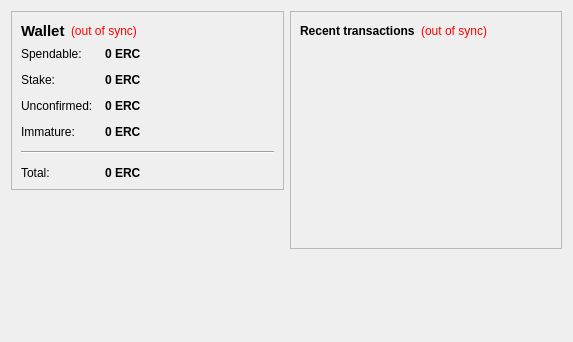
<?xml version="1.0" encoding="UTF-8"?>
<ui version="4.0">
 <class>OverviewPage</class>
 <widget class="QWidget" name="OverviewPage">
  <property name="geometry">
   <rect>
    <x>0</x>
    <y>0</y>
    <width>573</width>
    <height>342</height>
   </rect>
  </property>
  <property name="windowTitle">
   <string>Form</string>
  </property>
  <layout class="QHBoxLayout" name="horizontalLayout" stretch="1,1">
   <item>
    <layout class="QVBoxLayout" name="verticalLayout_2">
     <item>
      <widget class="QFrame" name="frame">
       <property name="frameShape">
        <enum>QFrame::StyledPanel</enum>
       </property>
       <property name="frameShadow">
        <enum>QFrame::Raised</enum>
       </property>
       <layout class="QVBoxLayout" name="verticalLayout_4">
        <item>
         <layout class="QHBoxLayout" name="horizontalLayout_4">
          <item>
           <widget class="QLabel" name="label_5">
            <property name="font">
             <font>
              <pointsize>11</pointsize>
              <weight>75</weight>
              <bold>true</bold>
             </font>
            </property>
            <property name="text">
             <string>Wallet</string>
            </property>
           </widget>
          </item>
          <item>
           <widget class="QLabel" name="labelWalletStatus">
            <property name="toolTip">
             <string>The displayed information may be out of date. Your wallet automatically synchronizes with the Bitnote network after a connection is established, but this process has not completed yet.</string>
            </property>
            <property name="styleSheet">
             <string notr="true">QLabel { color: red; }</string>
            </property>
            <property name="text">
             <string notr="true">(out of sync)</string>
            </property>
            <property name="alignment">
             <set>Qt::AlignLeading|Qt::AlignLeft|Qt::AlignVCenter</set>
            </property>
           </widget>
          </item>
          <item>
           <spacer name="horizontalSpacer_2">
            <property name="orientation">
             <enum>Qt::Horizontal</enum>
            </property>
            <property name="sizeHint" stdset="0">
             <size>
              <width>40</width>
              <height>20</height>
             </size>
            </property>
           </spacer>
          </item>
         </layout>
        </item>
        <item>
         <layout class="QFormLayout" name="formLayout_2">
          <property name="fieldGrowthPolicy">
           <enum>QFormLayout::AllNonFixedFieldsGrow</enum>
          </property>
          <property name="horizontalSpacing">
           <number>12</number>
          </property>
          <property name="verticalSpacing">
           <number>12</number>
          </property>
          <item row="0" column="0">
           <widget class="QLabel" name="label">
            <property name="text">
             <string>Spendable:</string>
            </property>
           </widget>
          </item>
          <item row="0" column="1">
           <widget class="QLabel" name="labelBalance">
            <property name="font">
             <font>
              <weight>75</weight>
              <bold>true</bold>
             </font>
            </property>
            <property name="cursor">
             <cursorShape>IBeamCursor</cursorShape>
            </property>
            <property name="toolTip">
             <string>Your current spendable balance</string>
            </property>
            <property name="text">
             <string notr="true">0 ERC</string>
            </property>
            <property name="textInteractionFlags">
             <set>Qt::LinksAccessibleByMouse|Qt::TextSelectableByKeyboard|Qt::TextSelectableByMouse</set>
            </property>
           </widget>
          </item>
          <item row="1" column="0">
           <widget class="QLabel" name="label_6">
            <property name="text">
             <string>Stake:</string>
            </property>
           </widget>
          </item>
          <item row="1" column="1">
           <widget class="QLabel" name="labelStake">
            <property name="font">
             <font>
              <weight>75</weight>
              <bold>true</bold>
             </font>
            </property>
            <property name="cursor">
             <cursorShape>IBeamCursor</cursorShape>
            </property>
            <property name="toolTip">
             <string>Total of coins that was staked, and do not yet count toward the current balance</string>
            </property>
            <property name="text">
             <string notr="true">0 ERC</string>
            </property>
            <property name="textInteractionFlags">
             <set>Qt::LinksAccessibleByMouse|Qt::TextSelectableByKeyboard|Qt::TextSelectableByMouse</set>
            </property>
           </widget>
          </item>
          <item row="2" column="0">
           <widget class="QLabel" name="label_3">
            <property name="text">
             <string>Unconfirmed:</string>
            </property>
           </widget>
          </item>
          <item row="2" column="1">
           <widget class="QLabel" name="labelUnconfirmed">
            <property name="font">
             <font>
              <weight>75</weight>
              <bold>true</bold>
             </font>
            </property>
            <property name="cursor">
             <cursorShape>IBeamCursor</cursorShape>
            </property>
            <property name="toolTip">
             <string>Total of transactions that have yet to be confirmed, and do not yet count toward the current balance</string>
            </property>
            <property name="text">
             <string notr="true">0 ERC</string>
            </property>
            <property name="textInteractionFlags">
             <set>Qt::LinksAccessibleByMouse|Qt::TextSelectableByKeyboard|Qt::TextSelectableByMouse</set>
            </property>
           </widget>
          </item>
          <item row="3" column="0">
           <widget class="QLabel" name="labelImmatureText">
            <property name="text">
             <string>Immature:</string>
            </property>
           </widget>
          </item>
          <item row="3" column="1">
           <widget class="QLabel" name="labelImmature">
            <property name="font">
             <font>
              <weight>75</weight>
              <bold>true</bold>
             </font>
            </property>
            <property name="toolTip">
             <string>Mined balance that has not yet matured</string>
            </property>
            <property name="text">
             <string notr="true">0 ERC</string>
            </property>
            <property name="textInteractionFlags">
             <set>Qt::LinksAccessibleByMouse|Qt::TextSelectableByKeyboard|Qt::TextSelectableByMouse</set>
            </property>
           </widget>
          </item>
          <item row="4" column="0" colspan="2">
           <widget class="Line" name="line">
            <property name="orientation">
             <enum>Qt::Horizontal</enum>
            </property>
           </widget>
          </item>
          <item row="5" column="0">
           <widget class="QLabel" name="labelTotalText">
            <property name="text">
             <string>Total:</string>
            </property>
           </widget>
          </item>
          <item row="5" column="1">
           <widget class="QLabel" name="labelTotal">
            <property name="font">
             <font>
              <weight>75</weight>
              <bold>true</bold>
             </font>
            </property>
            <property name="cursor">
             <cursorShape>IBeamCursor</cursorShape>
            </property>
            <property name="toolTip">
             <string>Your current total balance</string>
            </property>
            <property name="text">
             <string notr="true">0 ERC</string>
            </property>
            <property name="textInteractionFlags">
             <set>Qt::LinksAccessibleByMouse|Qt::TextSelectableByKeyboard|Qt::TextSelectableByMouse</set>
            </property>
           </widget>
          </item>
         </layout>
        </item>
       </layout>
      </widget>
     </item>
     <item>
      <spacer name="verticalSpacer_3">
       <property name="orientation">
        <enum>Qt::Vertical</enum>
       </property>
       <property name="sizeHint" stdset="0">
        <size>
         <width>20</width>
         <height>40</height>
        </size>
       </property>
      </spacer>
     </item>
     <item>
      <widget class="QLabel" name="label_2">
       <property name="text">
        <string/>
       </property>
       <property name="pixmap">
        <pixmap resource="../bitcoin.qrc">:/images/backg</pixmap>
       </property>
       <property name="scaledContents">
        <bool>false</bool>
       </property>
       <property name="alignment">
        <set>Qt::AlignCenter</set>
       </property>
      </widget>
     </item>
     <item>
      <spacer name="verticalSpacer">
       <property name="orientation">
        <enum>Qt::Vertical</enum>
       </property>
       <property name="sizeHint" stdset="0">
        <size>
         <width>20</width>
         <height>40</height>
        </size>
       </property>
      </spacer>
     </item>
    </layout>
   </item>
   <item>
    <layout class="QVBoxLayout" name="verticalLayout_3">
     <item>
      <widget class="QFrame" name="frame_2">
       <property name="frameShape">
        <enum>QFrame::StyledPanel</enum>
       </property>
       <property name="frameShadow">
        <enum>QFrame::Raised</enum>
       </property>
       <layout class="QVBoxLayout" name="verticalLayout">
        <item>
         <layout class="QHBoxLayout" name="horizontalLayout_2">
          <item>
           <widget class="QLabel" name="label_4">
            <property name="text">
             <string>&lt;b&gt;Recent transactions&lt;/b&gt;</string>
            </property>
           </widget>
          </item>
          <item>
           <widget class="QLabel" name="labelTransactionsStatus">
            <property name="toolTip">
             <string>The displayed information may be out of date. Your wallet automatically synchronizes with the Bitnote network after a connection is established, but this process has not completed yet.</string>
            </property>
            <property name="styleSheet">
             <string notr="true">QLabel { color: red; }</string>
            </property>
            <property name="text">
             <string notr="true">(out of sync)</string>
            </property>
            <property name="alignment">
             <set>Qt::AlignRight|Qt::AlignTrailing|Qt::AlignVCenter</set>
            </property>
           </widget>
          </item>
          <item>
           <spacer name="horizontalSpacer">
            <property name="orientation">
             <enum>Qt::Horizontal</enum>
            </property>
            <property name="sizeHint" stdset="0">
             <size>
              <width>40</width>
              <height>20</height>
             </size>
            </property>
           </spacer>
          </item>
         </layout>
        </item>
        <item>
         <widget class="QListView" name="listTransactions">
          <property name="styleSheet">
           <string notr="true">QListView { background: transparent; }</string>
          </property>
          <property name="frameShape">
           <enum>QFrame::NoFrame</enum>
          </property>
          <property name="verticalScrollBarPolicy">
           <enum>Qt::ScrollBarAlwaysOff</enum>
          </property>
          <property name="horizontalScrollBarPolicy">
           <enum>Qt::ScrollBarAlwaysOff</enum>
          </property>
          <property name="selectionMode">
           <enum>QAbstractItemView::NoSelection</enum>
          </property>
         </widget>
        </item>
       </layout>
      </widget>
     </item>
     <item>
      <spacer name="verticalSpacer_2">
       <property name="orientation">
        <enum>Qt::Vertical</enum>
       </property>
       <property name="sizeHint" stdset="0">
        <size>
         <width>20</width>
         <height>40</height>
        </size>
       </property>
      </spacer>
     </item>
    </layout>
   </item>
  </layout>
 </widget>
 <resources>
  <include location="../bitcoin.qrc"/>
 </resources>
 <connections/>
</ui>
